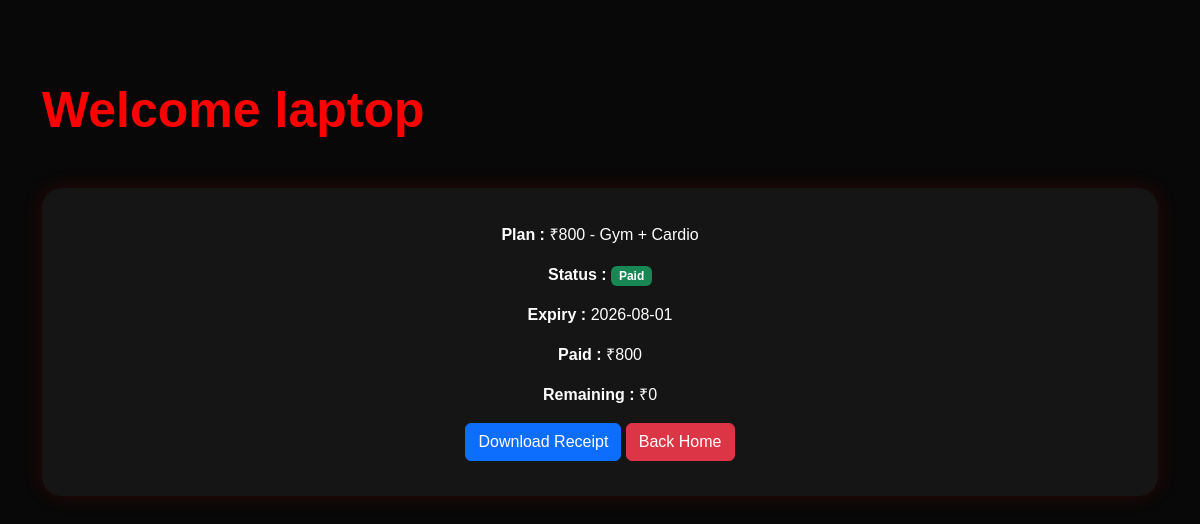
The app's page /member-dashboard/1 with its own data.
### app.py (models this page shows)
class Member(db.Model):
    id = db.Column(db.Integer, primary_key=True)
    gym_number = db.Column(db.Integer, unique=True)
    name = db.Column(db.String(100))
    phone = db.Column(db.String(20))
    age = db.Column(db.Integer)
    plan = db.Column(db.String(100))
    goal = db.Column(db.String(100))
    join_date = db.Column(db.Date, default=date.today)
    expiry_date = db.Column(db.Date)
    payment_status = db.Column(db.String(20), default="Pending")
    paid_amount = db.Column(db.Integer, default=0)
    remaining_amount = db.Column(db.Integer, default=0)
    cash_paid = db.Column(db.Integer, default=0)
    online_paid = db.Column(db.Integer, default=0)
    is_active = db.Column(db.Boolean, default=True)

### app.py (the view)
@app.route("/member-dashboard/<int:id>")
def member_dashboard(id):
    member = Member.query.get_or_404(id)
    return render_template("member-dashboard.html", member=member)

### templates/member-dashboard.html (shortened to what this page needs)
<!DOCTYPE html>
<html>
<head>
<link href="https://cdn.jsdelivr.net/npm/bootstrap@5.3.3/dist/css/bootstrap.min.css"
rel="stylesheet">
<link rel="stylesheet"
href="{{ url_for('static', filename='css/style.css') }}">
</head>
<body>
<section class="dashboard-section">
<div class="container">
<h2 class="section-title">
Welcome {{ member.name }}
</h2>
<div class="dashboard-card mt-5">
<p>
<strong>Plan :</strong>
{{ member.plan }}
</p>
<p>
<strong>Status :</strong>
{% if member.payment_status == "Paid" %}
<span class="badge bg-success">Paid</span>
{% elif member.payment_status == "Partial" %}
<span class="badge bg-info text-dark">Partial</span>
{% else %}
<span class="badge bg-warning text-dark">Pending</span>
{% endif %}
</p>
<p>
<strong>Expiry :</strong>
{{ member.expiry_date }}
</p>
<p>
<strong>Paid :</strong>
₹{{ member.paid_amount }}
</p>
<p>
<strong>Remaining :</strong>
₹{{ member.remaining_amount }}
</p>
{% if member.payment_status != "Paid" %}
<form action="{{ url_for('pay_partial', id=member.id) }}"
      method="POST"
      class="mt-3">
    <input type="number"
           name="amount"
           min="1"
           max="{{ member.remaining_amount }}"
           class="form-control mb-3"
           placeholder="Enter Amount"
           required>
    <button class="btn btn-success w-100">
        Pay ₹{{ member.remaining_amount }}
    </button>
</form>
{% else %}
<a href="{{ url_for('download_receipt', id=member.id) }}"
   class="btn btn-primary">
   Download Receipt
</a>
{% endif %}
<a href="{{ url_for('home') }}"
class="btn btn-danger">
Back Home
</a>
</div>
</div>
</section>
</body>
</html>

### static/css/style.css (style rules this page uses)
* { margin: 0; padding: 0; box-sizing: border-box; scroll-behavior: smooth; }
body { background: #080808; color: #fff; font-family: Arial, sans-serif; }
.section-title { font-size: 50px; font-weight: 700; color: red; }
.dashboard-section { min-height: 100vh; padding: 80px 0; background: #080808; }
.dashboard-card { padding: 35px; text-align: center; background: #151515; border-radius: 20px; box-shadow: 0 0 20px rgba(255, 0, 0, 0.15); }

### records on screen
Member: name "laptop", plan "₹800 - Gym + Cardio", expiry_date "2026-08-01", paid_amount "800", remaining_amount "0"
